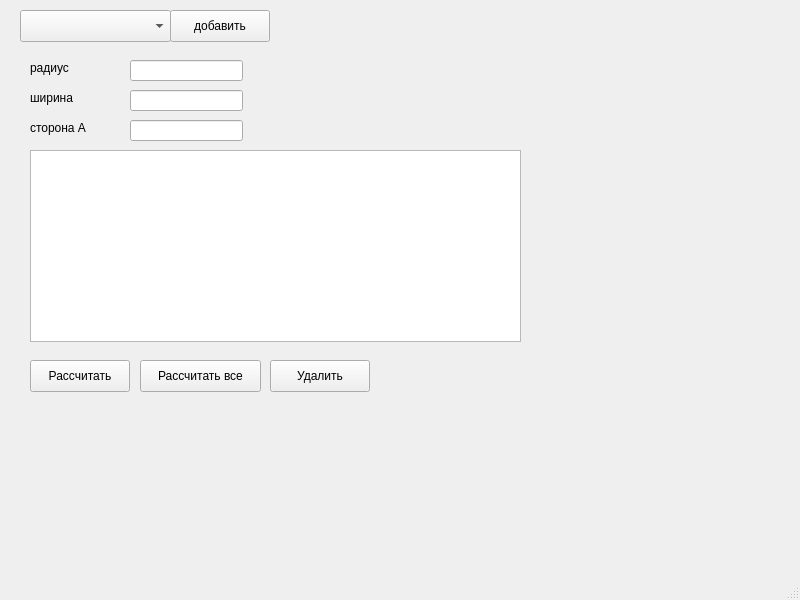
<?xml version="1.0" encoding="UTF-8"?>
<ui version="4.0">
 <class>MainWindow</class>
 <widget class="QMainWindow" name="MainWindow">
  <property name="geometry">
   <rect>
    <x>0</x>
    <y>0</y>
    <width>800</width>
    <height>600</height>
   </rect>
  </property>
  <property name="windowTitle">
   <string>MainWindow</string>
  </property>
  <widget class="QWidget" name="centralwidget">
   <widget class="QComboBox" name="shapeTypeCombo">
    <property name="geometry">
     <rect>
      <x>20</x>
      <y>10</y>
      <width>151</width>
      <height>32</height>
     </rect>
    </property>
   </widget>
   <widget class="QLabel" name="param1Label">
    <property name="geometry">
     <rect>
      <x>30</x>
      <y>60</y>
      <width>81</width>
      <height>16</height>
     </rect>
    </property>
    <property name="text">
     <string>радиус</string>
    </property>
   </widget>
   <widget class="QLineEdit" name="param1Edit">
    <property name="geometry">
     <rect>
      <x>130</x>
      <y>60</y>
      <width>113</width>
      <height>21</height>
     </rect>
    </property>
   </widget>
   <widget class="QLabel" name="param2Label">
    <property name="geometry">
     <rect>
      <x>30</x>
      <y>90</y>
      <width>81</width>
      <height>16</height>
     </rect>
    </property>
    <property name="text">
     <string>ширина</string>
    </property>
   </widget>
   <widget class="QLineEdit" name="param2Edit">
    <property name="geometry">
     <rect>
      <x>130</x>
      <y>90</y>
      <width>113</width>
      <height>21</height>
     </rect>
    </property>
   </widget>
   <widget class="QLineEdit" name="param3Edit">
    <property name="geometry">
     <rect>
      <x>130</x>
      <y>120</y>
      <width>113</width>
      <height>21</height>
     </rect>
    </property>
   </widget>
   <widget class="QLabel" name="param3Label">
    <property name="geometry">
     <rect>
      <x>30</x>
      <y>120</y>
      <width>81</width>
      <height>16</height>
     </rect>
    </property>
    <property name="text">
     <string>сторона А</string>
    </property>
   </widget>
   <widget class="QPushButton" name="addBtn">
    <property name="geometry">
     <rect>
      <x>170</x>
      <y>10</y>
      <width>100</width>
      <height>32</height>
     </rect>
    </property>
    <property name="text">
     <string>добавить</string>
    </property>
   </widget>
   <widget class="QListWidget" name="shapeList">
    <property name="geometry">
     <rect>
      <x>30</x>
      <y>150</y>
      <width>491</width>
      <height>192</height>
     </rect>
    </property>
   </widget>
   <widget class="QPushButton" name="calculateBtn">
    <property name="geometry">
     <rect>
      <x>30</x>
      <y>360</y>
      <width>100</width>
      <height>32</height>
     </rect>
    </property>
    <property name="text">
     <string>Рассчитать</string>
    </property>
   </widget>
   <widget class="QPushButton" name="totalBtn">
    <property name="geometry">
     <rect>
      <x>140</x>
      <y>360</y>
      <width>121</width>
      <height>32</height>
     </rect>
    </property>
    <property name="text">
     <string>Рассчитать все</string>
    </property>
   </widget>
   <widget class="QPushButton" name="deleteBtn">
    <property name="geometry">
     <rect>
      <x>270</x>
      <y>360</y>
      <width>100</width>
      <height>32</height>
     </rect>
    </property>
    <property name="text">
     <string>Удалить</string>
    </property>
   </widget>
  </widget>
  <widget class="QMenuBar" name="menubar">
   <property name="geometry">
    <rect>
     <x>0</x>
     <y>0</y>
     <width>800</width>
     <height>33</height>
    </rect>
   </property>
  </widget>
  <widget class="QStatusBar" name="statusbar"/>
 </widget>
 <resources/>
 <connections/>
</ui>
